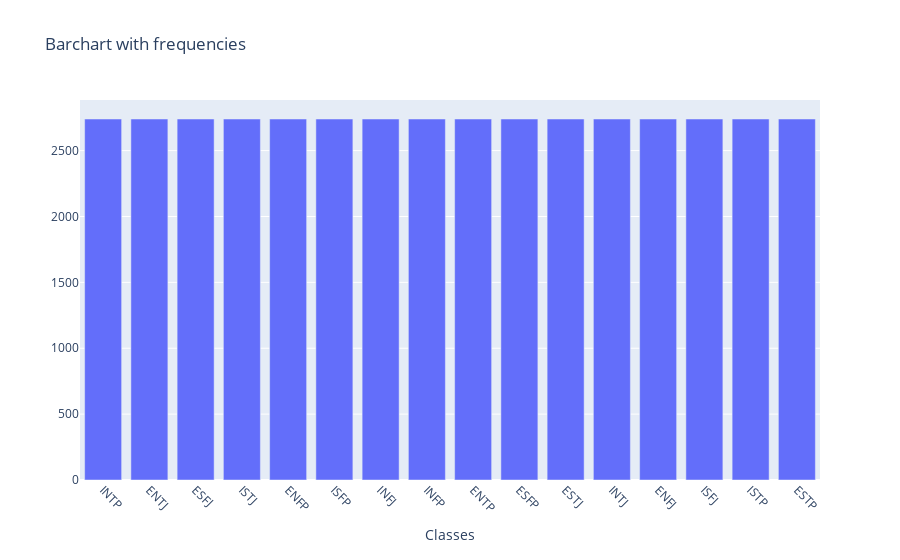

The code cell stored with this chart in its notebook:
### Markdown cell above
## Remove data for class balancing
The undersampling method can be used for example reduction, because the dataset is huge and the majority classes' data can be removed after shuffling, resulting in 2740 examples for each class, as seen below

### Code cell
# there are many samples, so all classes can have the frequency of the class with the lowest frequency
min_class_freq = min(freqs)

# shuffle data
data = data.sample(frac=1).reset_index(drop=True)

for v in data['class'].unique():
    delindex = data[data['class'] == v].index[min_class_freq:]
    data.drop(delindex, inplace=True)

new_freqs = data['class'].value_counts().tolist()
new_data_classes = data['class'].value_counts().index.tolist()

plot_data(new_data_classes, new_freqs)

### Figure 1 — Plotly figure (JSON) as saved in the notebook; plotly's stock layout.template omitted (floating-point values rounded to 4 significant figures)
{"data": [{"type": "bar", "x": ["INTP", "ENTJ", "ESFJ", "ISTJ", "ENFP", "ISFP", "INFJ", "INFP", "ENTP", "ESFP", "ESTJ", "INTJ", "ENFJ", "ISFJ", "ISTP", "ESTP"], "y": [2740, 2740, 2740, 2740, 2740, 2740, 2740, 2740, 2740, 2740, 2740, 2740, 2740, 2740, 2740, 2740]}], "layout": {"title": {"text": "Barchart with frequencies"}, "xaxis": {"tickangle": 45, "title": {"text": "Classes"}}}}
